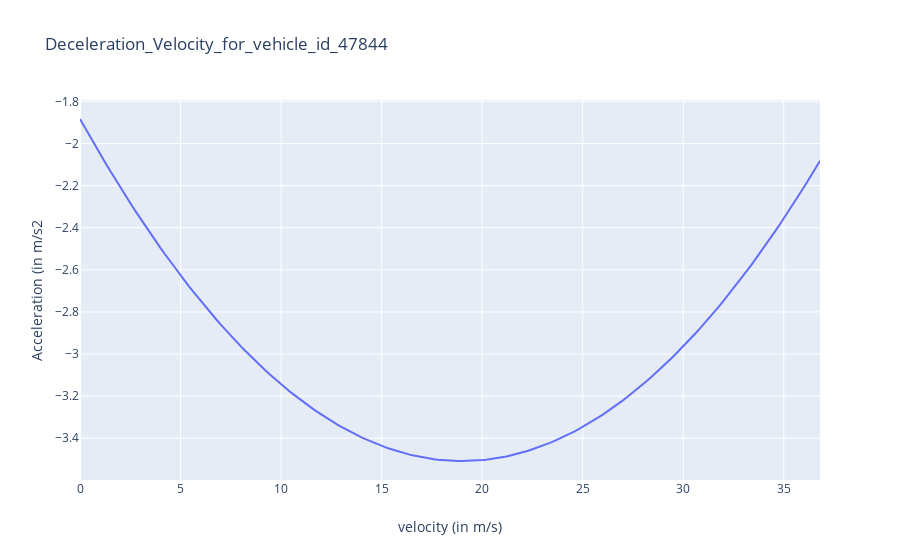

Here is the notebook cell this chart was saved with:
### Markdown cell above
# Compute and plot deceleration curves graph

### Code cell
layout = go.Layout(title=f"Deceleration_Velocity_for_vehicle_id_{vehicle_id}",
                xaxis=dict(title='velocity (in m/s)'),
                yaxis=dict(title='Acceleration (in m/s2'))
data = sol['outputs']['discrete_deceleration_curves']
fig = go.Figure(data=data, layout=layout)
iplot(fig)

### Figure 1 — Plotly figure (JSON) as saved in the notebook; plotly's stock layout.template omitted (floating-point values rounded to 4 significant figures; data arrays with more than 128 entries replaced by an {"elided": "..."} marker saying what was removed)
{"data": [{"type": "scatter", "x": {"elided": "185 float values"}, "y": {"elided": "185 float values"}}], "layout": {"title": {"text": "Deceleration_Velocity_for_vehicle_id_47844"}, "xaxis": {"title": {"text": "velocity (in m/s)"}}, "yaxis": {"title": {"text": "Acceleration (in m/s2"}}}}
